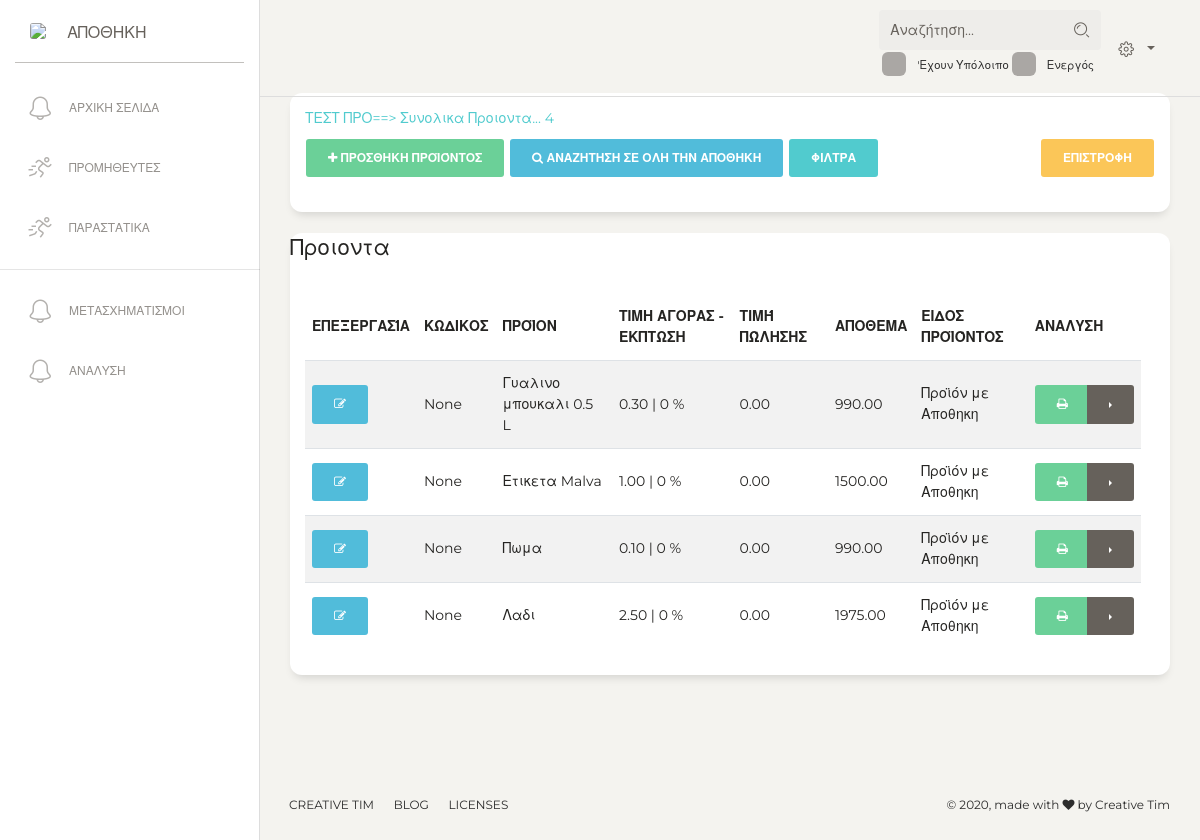
The page /warehouse/vendor-kartela/2/ (signed in) on the database its author committed.
### warehouse/models.py (models this page shows, shortened)
class Vendor(models.Model):
    active = models.BooleanField(default=True, verbose_name='Ενεργό')
    title = models.CharField(max_length=200, unique=True, verbose_name='Εταιρία')
    owner = models.CharField(max_length=200, blank=True, verbose_name='Ιδιοκτήτης')
    afm = models.CharField(max_length=150, blank=True, verbose_name='ΑΦΜ')
    doy = models.CharField(max_length=150, blank=True, verbose_name='ΔΟΥ')
    phone = models.CharField(max_length=200, blank=True, verbose_name='Σταθερο Τηλεφωνο')
    cellphone = models.CharField(max_length=200, blank=True, verbose_name='Κινητό')
    email = models.EmailField(blank=True)
    site = models.URLField(blank=True, null=True)
    description = models.TextField(blank=True, null=True, verbose_name='Λεπτομεριες')
    address = models.CharField(max_length=240, blank=True, null=True, verbose_name='Διευθυνση')
    city = models.CharField(max_length=240, blank=True, null=True, verbose_name='Πολη')
    balance = models.DecimalField(decimal_places=2, max_digits=50, default=0.00, verbose_name='Υπόλοιπο')
    paid_value = models.DecimalField(decimal_places=2, max_digits=50, default=0.00)
    value = models.DecimalField(decimal_places=2, max_digits=50, default=0.00)
    taxes_modifier = models.CharField(max_length=1, choices=TAXES_CHOICES, default='c')
    class Meta:
        ordering = ['title']
    def __str__(self):
        return f'{self.title}'
    def get_edit_url(self):
        return reverse('warehouse:vendor_update', kwargs={'pk': self.id})
    def tag_balance(self):
        return f'{self.balance} {CURRENCY}'
    tag_balance.short_description = 'Υπολοίπο'

### catalogue/models.py (models this page shows, shortened)
class Product(models.Model):
    active = models.BooleanField(default=True, verbose_name='Active')
    product_class = models.ForeignKey(ProductClass, on_delete=models.PROTECT, null=True)
    is_offer = models.BooleanField(default=True)
    title = models.CharField(max_length=120, verbose_name="'Ονομα προιόντος")
    category = models.ManyToManyField(Category, blank=True, null=True)
    sku = models.CharField(max_length=150, blank=True, null=True)
    meta_description = models.CharField(max_length=300, null=True, blank=True)
    slug = models.SlugField(blank=True, null=True, allow_unicode=True)
    price = models.DecimalField(decimal_places=2, max_digits=6, default=0,
                                verbose_name="Τιμή λιανικής")  # the price product have in the store
    margin = models.IntegerField(default=30, verbose_name='Margin', blank=True, null=True)
    markup = models.IntegerField(default=30, verbose_name='Markup', blank=True, null=True)
    price_internet = models.DecimalField(decimal_places=2, max_digits=6, default=0,
                                         verbose_name="Τιμή Internet(No use)")
    price_b2b = models.DecimalField(decimal_places=2, max_digits=6, default=0,
                                    verbose_name="Τιμή Χονδρικής")  # the price product have in the website, if its 0 then website gets the price from store
    price_discount = models.DecimalField(max_digits=10, decimal_places=2, default=0, verbose_name='Εκπτωτική Τιμή.')
    final_price = models.DecimalField(default=0, decimal_places=2, max_digits=10, blank=True)
    related_products = models.ManyToManyField('self', blank=True)
    different_color = models.ManyToManyField('self', blank=True)
    timestamp = models.DateField(default=timezone.now, verbose_name='Ημερομηνία Δημιουργίας')
    notes = models.TextField(null=True, blank=True, verbose_name='Περιγραφή')
    vendor = models.ForeignKey('warehouse.Vendor', verbose_name="Προμηθευτής", blank=True, null=True, on_delete=models.SET_NULL)
    qty = models.DecimalField(default=0, verbose_name="Απόθεμα", max_digits=10, decimal_places=2)
    unit = models.CharField(max_length=1, default='1', choices=UNIT, blank=True, null=True)
    safe_stock = models.DecimalField(max_digits=5, decimal_places=2, default=0)
    order_sku = models.CharField(blank=True, null=True, max_length=50)
    price_buy = models.DecimalField(decimal_places=2, max_digits=6, default=0,
                                    verbose_name="Τιμή Αγοράς")  # the price which you buy the product
    order_discount = models.IntegerField(default=0, verbose_name="'Εκπτωση Τιμολογίου σε %")
    qty_kilo = models.DecimalField(max_digits=5, decimal_places=3, default=1,
                                   verbose_name='Βάρος/Τεμάχια ανά Συσκευασία ')
    taxes_modifier = models.IntegerField(default=24, verbose_name='ΦΠΑ')
    objects = models.Manager()
    def __str__(self):
        return self.title
    @staticmethod
    def filters_data(request, qs):
        return qs

class ProductClass(models.Model):
    title = models.CharField(unique=True, max_length=200, verbose_name='Ονομασια')
    have_storage = models.BooleanField(default=False, verbose_name='εχει Αποθηκη')
    wholesale_active = models.BooleanField(default=False, verbose_name="Active for WholeSale")
    is_service = models.BooleanField(default=False, verbose_name='Service')
    have_ingredient = models.BooleanField(default=False, verbose_name='Παρασκευη Απο Εμας')
    def __str__(self):
        return self.title

### warehouse/views.py (the view)
# urls.py: path('vendor-kartela/<int:pk>/', VendorCardView.as_view(), name='vendor_card'),
@method_decorator(staff_member_required, name='dispatch')
class VendorCardView(ListView):
    model = Product
    template_name = 'warehouse/vendor_card.html'
    paginate_by = 500
    def get_queryset(self):
        self.vendor = vendor = get_object_or_404(Vendor, id=self.kwargs['pk'])
        qs = Product.objects.filter(vendor=vendor)
        qs = Product.filters_data(self.request, qs)
        return qs
    def get_context_data(self, **kwargs):
        context = super().get_context_data(**kwargs)
        context["vendor"] = self.vendor
        context['create_form'] = InvoiceProductForm(initial={'taxes_modifier': self.vendor.taxes_modifier})
        context['search_filter'], context['category_filter'] = [True] * 2
        return context

### warehouse/forms.py
class InvoiceProductForm(BaseForm, forms.ModelForm):
    vendor = forms.ModelChoiceField(queryset=Vendor.objects.all(), widget=forms.HiddenInput(), required=True)
    class Meta:
        model = Product
        fields = ['order_sku', 'title', 'unit', 'taxes_modifier',
                  'order_discount', 'product_class', 'vendor', 'price_buy',
                  ]

### warehouse/templates/warehouse/vendor_card.html (shortened to what this page needs)
{% extends "warehouse/dashboard.html" %} {% load static %}
{% block content %}
    <div class='content'>
        <div class='row'>
            <div class='col-md-12'>
                <div class='card'>
                    <div class='card-header'>
                    <a href='{{ request.path }}'>{{ vendor }}==> Συνολικα Προιοντα... {{ object_list.count }}</a>
                    <br>
                    <button class='btn btn-success' data-toggle="modal" data-target="#exampleModal" ><i class='fa fa-plus'></i> Προσθηκη Προϊόντος </button>
                    <button class='btn btn-info' data-toggle="modal" data-target="#searchProducts">
                        <i class='fa fa-search'></i> Αναζητηση σε ολη την αποθηκη
                    </button>
                        <a class="btn btn-primary" data-toggle="collapse" href="#collapseExample" role="button" aria-expanded="false" aria-controls="collapseExample">
                            Φιλτρα
                        </a>
                    <a href='{{ vendor.get_edit_url }}' class='btn btn-warning pull-right'>Επιστροφη</a>
                    </div>
                    <div class='card-body'>
                    </div>
                </div>
            </div>
        </div>
        <div class='row'>
            <div class='col-md-12' id='result_container'>
            </div>
        </div>
        <div class='row'>
            <div class='col-md-12'>
                <div class='card'>
                    <div class='catd-header'><div class='card-title'><h5>Προιοντα</h5></div></div>
                    <div class='card-body'>
                        <table class='table table-striped'>
                            <thead>
                                <tr>
                                    <th>Επεξεργασία</th>
                                    <th>Κωδικος</th>
                                    <th>Προϊον</th>
                                    <th>Τιμη Αγορας - Εκπτωση</th>
                                    <th>Τιμή Πώλησης</th>
                                    <th>Αποθεμα</th>
                                    <th>Ειδος Προϊόντος</th>
                                    <th>Αναλυση <th>
                                </tr>
                            </thead>
                            <tbody>
                                {% for product in object_list %}
                                    <tr >
                                        <td>
                                            <button data-href="" type='button'
                                            {% if product.is_favorite %} class='btn btn-success edit_button' {% else %}  class='btn btn-info edit_button' {% endif %}>
                                            <i class='fa fa-edit'></i>
                                            </button>
                                        </td>
                                        <td>{{ product.order_sku }}</td>
                                        <td>{{ product }}</td>
                                        <td>{{ product.price_buy  }} | {{ product.order_discount }} % </td>
                                        <td> {{ product.final_price }}</td>
                                        <td>{{ product.qty }}</td>
                                        <td>{{ product.product_class.title }}</td>
                                        <td>
                                            <div class="btn-group dropright">
                                            <button data-href="" class='btn btn-success quick_view'><i class='fa fa-print'> </i> </button>
                                            <button type="button" class="btn btn-secondary dropdown-toggle dropdown-toggle-split" data-toggle="dropdown" aria-haspopup="true" aria-expanded="false">
                                            </button>
                                            </div>
                                         </td>
                                    </tr>
                                {% endfor %}
                            </tbody>
                        </table>
                    </div>
                </div>
            </div>
        </div>
    </div>
{% endblock content %}

### warehouse/templates/warehouse/dashboard.html (shortened to what this page needs)
{% extends 'dashboard.html' %}
{% block navbar %} {% include 'warehouse/navbar.html' %} {% endblock %}

### project_settings/templates/dashboard.html (shortened to what this page needs)
<!DOCTYPE html>
<html lang="en">
{% include 'include/css.html' %}
<body class="">
  <div class="wrapper ">
    {% block navbar %}{% include 'include/navbar.html' %} {% endblock %}
    <div class="main-panel">
      <nav class="navbar navbar-expand-lg navbar-absolute fixed-top navbar-transparent">
        <div class="container-fluid">
          <div class="navbar-wrapper">
          </div>
          <div class="collapse navbar-collapse justify-content-end" id="navigation">
            <form {% if action_url %} action="{{ action_url }}"  {% endif %}>
                <div class="input-group no-border">
                    <input name="q" type="text" value="{{ request.GET.q }}" class="form-control" placeholder="Αναζήτηση..."
                    >
                    <div class="input-group-append">
                        <div class="input-group-text"><i class="nc-icon nc-zoom-split"></i></div>
                    </div>
                </div>
                <div style="margin-top: 1%" class="form-check small">
                    <label class="form-check-label">
                          'Εχουν Υπόλοιπο
                    </label>
                    <label class="form-check-label">
                          Ενεργός
                      </label>
                  </div>
            </form>
              <ul style="" class="navbar-nav">
               <li class="nav-item btn-rotate dropdown">
                        <a class="nav-link dropdown-toggle" href="http://example.com" id="navbarDropdownMenuLink" data-toggle="dropdown" aria-haspopup="true" aria-expanded="false">
                            <i class="nc-icon nc-settings-gear-65"></i>
                        </a>
                    </li>
                </ul>
          </div>
        </div>
      </nav>
       {% block content %}
       {% endblock %}
            <footer class="footer footer-black  footer-white ">
                <div class="container-fluid">
                    <div class="row">
                        <nav class="footer-nav">
                            <ul>
                                <li>
                                    <a href="https://www.creative-tim.com" target="_blank">Creative Tim</a>
                                </li>
                                <li>
                                    <a href="http://blog.creative-tim.com/" target="_blank">Blog</a>
                                </li>
                                <li>
                                    <a href="https://www.creative-tim.com/license" target="_blank">Licenses</a>
                                </li>
                            </ul>
                        </nav>
                        <div class="credits ml-auto">
                            <span class="copyright">
                                ©
                                , made with <i class="fa fa-heart heart"></i> by Creative Tim
                            </span>
                        </div>
                    </div>
                </div>
            </footer>
    </div>
  </div>
</body>
</html>

### project_settings/templates/include/css.html (shortened to what this page needs)
{% load static %}
<head>
  <link href="https://maxcdn.bootstrapcdn.com/font-awesome/latest/css/font-awesome.min.css" rel="stylesheet">
  <link href="{% static 'assets/css/bootstrap.min.css' %}" rel="stylesheet" />
  <link href="{% static 'assets/css/paper-dashboard.css' %}" rel="stylesheet" />
  <link href="{% static 'assets/demo/demo.css' %}" rel="stylesheet" />
    <link rel="stylesheet" type="text/css" href="{% static 'daterangepicker-master/daterangepicker.css' %}" />
</head>

### warehouse/templates/warehouse/navbar.html
{% load static %}
<div class="sidebar" data-color="white" data-active-color="danger">
      <div class="logo">
        <a href="{% url 'homepage' %}" class="simple-text logo-mini">
          <div class="logo-image-small">
            <img src="{% static 'assets/img/logo.png' %}">
          </div>
        </a>
        <a href="{% url 'homepage' %}" class="simple-text logo-normal">
         Αποθηκη
        </a>
      </div>
      <div class="sidebar-wrapper">
        <ul class="nav">
            <li>
            <a href="{% url 'warehouse:homepage' %}">
              <i class="nc-icon nc-bell-55"></i>
              <p>Αρχικη Σελιδα</p>
            </a>
          </li>
          <li>
            <a href="{% url 'warehouse:vendor_list' %}">
              <i class="nc-icon nc-user-run"></i>
              <p>Προμηθευτες</p>
            </a>
            <a href="{% url 'warehouse:invoice_list' %}">
              <i class="nc-icon nc-user-run"></i>
              <p>Παραστατικα</p>
            </a>
          </li>
          <hr>
          <li>
            <a href="{% url 'warehouse:invoice_trans_list' %}">
              <i class="nc-icon nc-bell-55"></i>
              <p>Μετασχηματισμοι</p>
            </a>
          </li>
          <li>
            <a href="">
              <i class="nc-icon nc-bell-55"></i>
              <p>αναλυση</p>
            </a>
          </li>
        </ul>
      </div>
    </div>

### project_settings/templates/filters/category_filter.html (shortened to what this page needs)
{% load zefarak_tags %}

### project_settings/templates/include/js.html (shortened to what this page needs)
{% load static %}

### rows shown on the page
Vendor: title "ΤΕΣΤ ΠΡΟ"
Product: order_sku "None", title "Γυαλινο μπουκαλι 0.5 L", price_buy "0.30", order_discount "0", final_price "0.00", qty "990.00", product_class "Προϊόν με Αποθηκη"
Product: order_sku "None", title "Ετικετα Malva", price_buy "1.00", order_discount "0", final_price "0.00", qty "1500.00", product_class "Προϊόν με Αποθηκη"
Product: order_sku "None", title "Πωμα", price_buy "0.10", order_discount "0", final_price "0.00", qty "990.00", product_class "Προϊόν με Αποθηκη"
Product: order_sku "None", title "Λαδι", price_buy "2.50", order_discount "0", final_price "0.00", qty "1975.00", product_class "Προϊόν με Αποθηκη"

### other values the page prints
{{ object_list.count }} "4"
